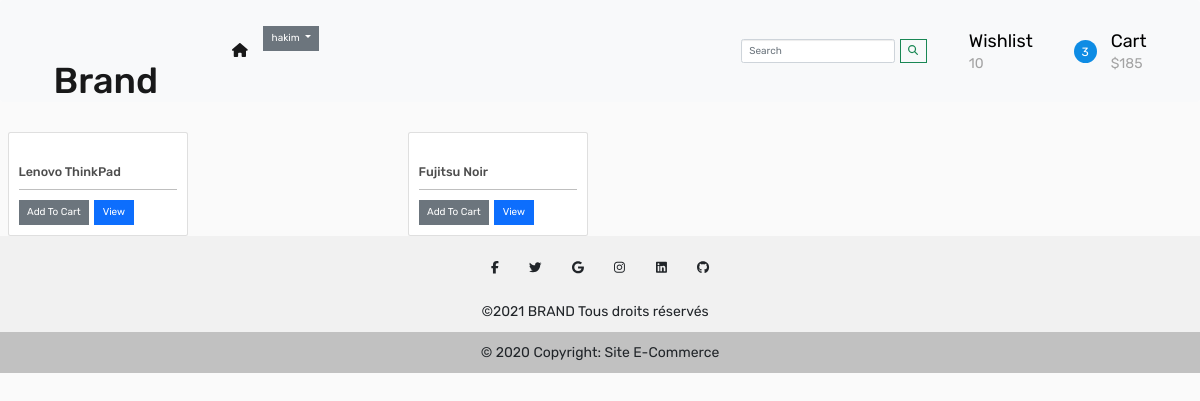
Before: /wishlist/ (signed in) with the older database file.
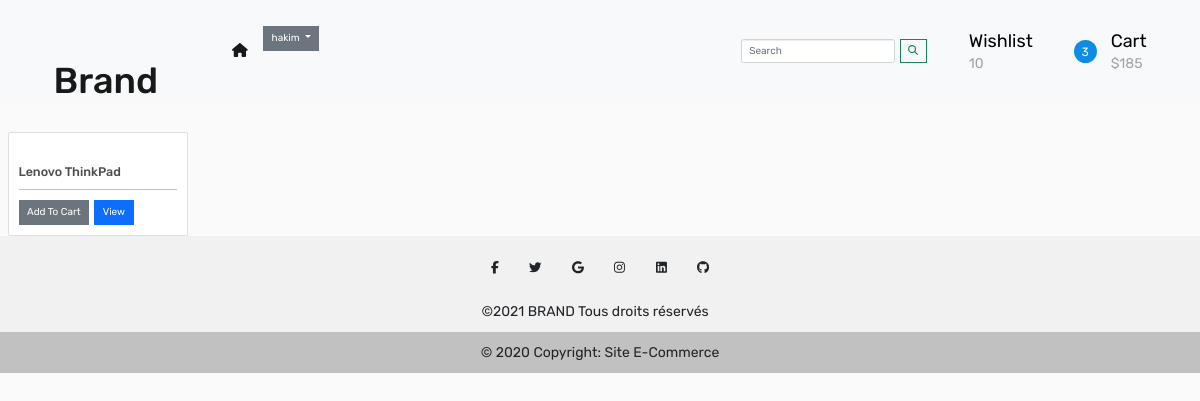
After: the same page with the newer database file.
### e_commerce/models.py (models this page shows, shortened)
class WishlistProduct(Model):
    product = OneToOneField(Product, on_delete=CASCADE, unique=True)
    def __str__(self):
        return self.product.name

class Product(Model):
    name = CharField(max_length=100)
    category = ForeignKey(
        Category, related_name='categories', on_delete=CASCADE)
    description = TextField()
    photo = ImageField()
    price = FloatField(default=0)
    quantity = PositiveBigIntegerField(null=True)
    rates = IntegerField(choices=INTEGERS, default=0)

### e_commerce/views.py (the view)
# urls.py: path('wishlist/', wishlist, name="wishlist"),
def wishlist(request):
    products = WishlistProduct.objects.all()
    context = {'products': products}
    return render(request, 'wishlist.html', context)

### templates/wishlist.html (shortened to what this page needs)
{% extends 'base.html'%}
{% block mainNavBar %}
{% include "includes/topNavBar.html" %}
{% endblock mainNavBar %}
{% block content %}
<div class="d-flex">
    <div class="container">
        <div class="row ">
            {% for product in products %}
            <div class="col-lg-4">
                <div class="card" style="width: 18rem;">
                    <a href="#"><img
                            class="card-img-top" alt=""></a>
                    <div class="card-body">
                        <h5 class="card-title">{{product}}</h5>
                        <hr>
                        <div class="d-flex">
                            <a href="#" class="btn btn-secondary me-2">Add To Cart</a>
                            <a href="{%url 'viewProduct' product.id %}" class="btn btn-primary">View</a>
                        </div>
                    </div>
                </div>
            </div>
            {% endfor %}
        </div>
    </div>
</div>
{% endblock content %}

Changed rows visible on the page:
removed WishlistProduct: product.name "Fujitsu Noir"
